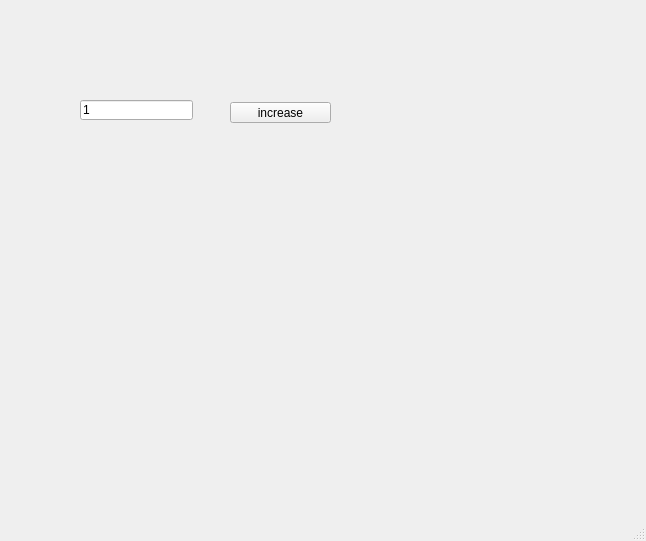
<?xml version="1.0" encoding="UTF-8"?>
<ui version="4.0">
 <class>MainWindow</class>
 <widget class="QMainWindow" name="MainWindow">
  <property name="geometry">
   <rect>
    <x>0</x>
    <y>0</y>
    <width>646</width>
    <height>541</height>
   </rect>
  </property>
  <property name="windowTitle">
   <string>MainWindow</string>
  </property>
  <widget class="QWidget" name="centralwidget">
   <widget class="QPushButton" name="pb">
    <property name="geometry">
     <rect>
      <x>230</x>
      <y>102</y>
      <width>101</width>
      <height>21</height>
     </rect>
    </property>
    <property name="text">
     <string>increase</string>
    </property>
   </widget>
   <widget class="QLineEdit" name="le">
    <property name="geometry">
     <rect>
      <x>80</x>
      <y>100</y>
      <width>113</width>
      <height>20</height>
     </rect>
    </property>
    <property name="text">
     <string>1</string>
    </property>
   </widget>
  </widget>
  <widget class="QMenuBar" name="menubar">
   <property name="geometry">
    <rect>
     <x>0</x>
     <y>0</y>
     <width>646</width>
     <height>21</height>
    </rect>
   </property>
  </widget>
  <widget class="QStatusBar" name="statusbar"/>
 </widget>
 <resources/>
 <connections/>
</ui>
